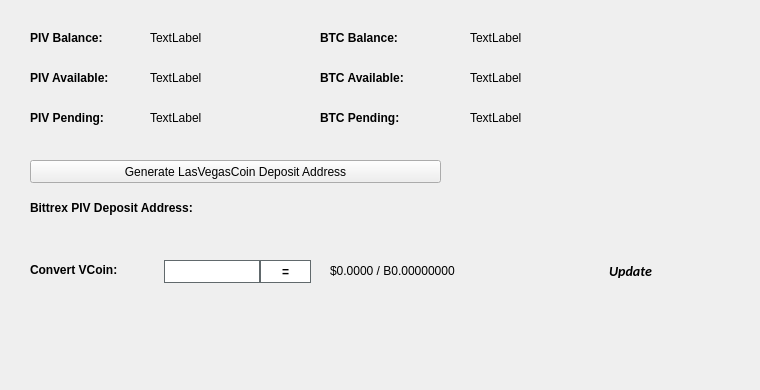
   <widget class="QWidget" name="BalanceTab">
    <attribute name="title">
     <string>Balance</string>
    </attribute>
    <widget class="QLabel" name="BitcoinBalanceLabel">
     <property name="geometry">
      <rect>
       <x>470</x>
       <y>30</y>
       <width>150</width>
       <height>16</height>
      </rect>
     </property>
     <property name="text">
      <string>TextLabel</string>
     </property>
    </widget>
    <widget class="QLabel" name="PIVBalanceLabel">
     <property name="geometry">
      <rect>
       <x>150</x>
       <y>30</y>
       <width>150</width>
       <height>16</height>
      </rect>
     </property>
     <property name="text">
      <string>TextLabel</string>
     </property>
    </widget>
    <widget class="QLabel" name="label_11">
     <property name="geometry">
      <rect>
       <x>30</x>
       <y>30</y>
       <width>101</width>
       <height>16</height>
      </rect>
     </property>
     <property name="font">
      <font>
       <weight>75</weight>
       <bold>true</bold>
      </font>
     </property>
     <property name="text">
      <string>PIV Balance:</string>
     </property>
    </widget>
    <widget class="QLabel" name="label_12">
     <property name="geometry">
      <rect>
       <x>320</x>
       <y>30</y>
       <width>101</width>
       <height>16</height>
      </rect>
     </property>
     <property name="font">
      <font>
       <weight>75</weight>
       <bold>true</bold>
      </font>
     </property>
     <property name="text">
      <string>BTC Balance:</string>
     </property>
    </widget>
    <widget class="QLabel" name="PIVAvailableLabel_2">
     <property name="geometry">
      <rect>
       <x>150</x>
       <y>70</y>
       <width>150</width>
       <height>16</height>
      </rect>
     </property>
     <property name="text">
      <string>TextLabel</string>
     </property>
    </widget>
    <widget class="QLabel" name="label_13">
     <property name="geometry">
      <rect>
       <x>30</x>
       <y>70</y>
       <width>111</width>
       <height>16</height>
      </rect>
     </property>
     <property name="font">
      <font>
       <weight>75</weight>
       <bold>true</bold>
      </font>
     </property>
     <property name="text">
      <string>PIV Available:</string>
     </property>
    </widget>
    <widget class="QLabel" name="label_14">
     <property name="geometry">
      <rect>
       <x>30</x>
       <y>110</y>
       <width>101</width>
       <height>16</height>
      </rect>
     </property>
     <property name="font">
      <font>
       <weight>75</weight>
       <bold>true</bold>
      </font>
     </property>
     <property name="text">
      <string>PIV Pending:</string>
     </property>
    </widget>
    <widget class="QLabel" name="PIVPendingLabel">
     <property name="geometry">
      <rect>
       <x>150</x>
       <y>110</y>
       <width>150</width>
       <height>16</height>
      </rect>
     </property>
     <property name="text">
      <string>TextLabel</string>
     </property>
    </widget>
    <widget class="QLabel" name="label_15">
     <property name="geometry">
      <rect>
       <x>320</x>
       <y>70</y>
       <width>111</width>
       <height>16</height>
      </rect>
     </property>
     <property name="font">
      <font>
       <weight>75</weight>
       <bold>true</bold>
      </font>
     </property>
     <property name="text">
      <string>BTC Available:</string>
     </property>
    </widget>
    <widget class="QLabel" name="BitcoinAvailableLabel">
     <property name="geometry">
      <rect>
       <x>470</x>
       <y>70</y>
       <width>150</width>
       <height>16</height>
      </rect>
     </property>
     <property name="text">
      <string>TextLabel</string>
     </property>
    </widget>
    <widget class="QLabel" name="label_31">
     <property name="geometry">
      <rect>
       <x>320</x>
       <y>110</y>
       <width>111</width>
       <height>16</height>
      </rect>
     </property>
     <property name="font">
      <font>
       <weight>75</weight>
       <bold>true</bold>
      </font>
     </property>
     <property name="text">
      <string>BTC Pending:</string>
     </property>
    </widget>
    <widget class="QLabel" name="BitcoinPendingLabel">
     <property name="geometry">
      <rect>
       <x>470</x>
       <y>110</y>
       <width>150</width>
       <height>16</height>
      </rect>
     </property>
     <property name="text">
      <string>TextLabel</string>
     </property>
    </widget>
    <widget class="QLabel" name="label_33">
     <property name="geometry">
      <rect>
       <x>30</x>
       <y>200</y>
       <width>221</width>
       <height>16</height>
      </rect>
     </property>
     <property name="font">
      <font>
       <weight>75</weight>
       <bold>true</bold>
      </font>
     </property>
     <property name="text">
      <string>Bittrex PIV Deposit Address:</string>
     </property>
    </widget>
    <widget class="QPushButton" name="GenDepositBTN">
     <property name="geometry">
      <rect>
       <x>30</x>
       <y>160</y>
       <width>411</width>
       <height>23</height>
      </rect>
     </property>
     <property name="text">
      <string>Generate LasVegasCoin Deposit Address</string>
     </property>
     <property name="icon">
      <iconset resource="../lasvegascoin.qrc">
       <normaloff>:/icons/bitcoin</normaloff>:/icons/bitcoin</iconset>
     </property>
    </widget>
    <widget class="QLabel" name="DepositAddressLabel">
     <property name="geometry">
      <rect>
       <x>200</x>
       <y>200</y>
       <width>261</width>
       <height>16</height>
      </rect>
     </property>
     <property name="palette">
      <palette>
       <active>
        <colorrole role="WindowText">
         <brush brushstyle="SolidPattern">
          <color alpha="255">
           <red>0</red>
           <green>0</green>
           <blue>0</blue>
          </color>
         </brush>
        </colorrole>
        <colorrole role="Text">
         <brush brushstyle="SolidPattern">
          <color alpha="255">
           <red>0</red>
           <green>0</green>
           <blue>255</blue>
          </color>
         </brush>
        </colorrole>
       </active>
       <inactive>
        <colorrole role="WindowText">
         <brush brushstyle="SolidPattern">
          <color alpha="255">
           <red>0</red>
           <green>0</green>
           <blue>0</blue>
          </color>
         </brush>
        </colorrole>
        <colorrole role="Text">
         <brush brushstyle="SolidPattern">
          <color alpha="255">
           <red>0</red>
           <green>0</green>
           <blue>255</blue>
          </color>
         </brush>
        </colorrole>
       </inactive>
       <disabled>
        <colorrole role="WindowText">
         <brush brushstyle="SolidPattern">
          <color alpha="255">
           <red>120</red>
           <green>120</green>
           <blue>120</blue>
          </color>
         </brush>
        </colorrole>
        <colorrole role="Text">
         <brush brushstyle="SolidPattern">
          <color alpha="255">
           <red>120</red>
           <green>120</green>
           <blue>120</blue>
          </color>
         </brush>
        </colorrole>
       </disabled>
      </palette>
     </property>
     <property name="font">
      <font>
       <weight>75</weight>
       <bold>true</bold>
      </font>
     </property>
     <property name="text">
      <string/>
     </property>
     <property name="alignment">
      <set>Qt::AlignRight|Qt::AlignTrailing|Qt::AlignVCenter</set>
     </property>
     <property name="textInteractionFlags">
      <set>Qt::LinksAccessibleByMouse|Qt::TextSelectableByKeyboard|Qt::TextSelectableByMouse</set>
     </property>
    </widget>
    <widget class="QLabel" name="label_8">
     <property name="geometry">
      <rect>
       <x>460</x>
       <y>300</y>
       <width>281</width>
       <height>81</height>
      </rect>
     </property>
     <property name="text">
      <string/>
     </property>
     <property name="pixmap">
      <pixmap>:/images/bittrex</pixmap>
     </property>
    </widget>
    <widget class="QWidget" name="widgetConversion" native="true">
     <property name="geometry">
      <rect>
       <x>0</x>
       <y>250</y>
       <width>751</width>
       <height>43</height>
      </rect>
     </property>
     <property name="minimumSize">
      <size>
       <width>0</width>
       <height>43</height>
      </size>
     </property>
     <property name="styleSheet">
      <string notr="true"/>
     </property>
     <widget class="QPushButton" name="btnUpdateMarketData">
      <property name="geometry">
       <rect>
        <x>575</x>
        <y>0</y>
        <width>111</width>
        <height>41</height>
       </rect>
      </property>
      <property name="sizePolicy">
       <sizepolicy hsizetype="Expanding" vsizetype="Expanding">
        <horstretch>0</horstretch>
        <verstretch>0</verstretch>
       </sizepolicy>
      </property>
      <property name="font">
       <font>
        <family>calibri</family>
        <pointsize>-1</pointsize>
        <weight>75</weight>
        <italic>true</italic>
        <bold>true</bold>
       </font>
      </property>
      <property name="styleSheet">
       <string notr="true">margin:0px;text-align:center;padding:2px;border-radius:3px;font-style:italic;width:100px;font-size:14px;font-family:calibri;font-weight:600;</string>
      </property>
      <property name="text">
       <string>Update</string>
      </property>
      <property name="iconSize">
       <size>
        <width>150</width>
        <height>35</height>
       </size>
      </property>
      <property name="autoDefault">
       <bool>true</bool>
      </property>
      <property name="default">
       <bool>true</bool>
      </property>
     </widget>
     <widget class="QLabel" name="lblConvertVCoin">
      <property name="geometry">
       <rect>
        <x>30</x>
        <y>10</y>
        <width>131</width>
        <height>20</height>
       </rect>
      </property>
      <property name="styleSheet">
       <string notr="true"/>
      </property>
      <property name="text">
       <string>&lt;html&gt;&lt;head/&gt;&lt;body&gt;&lt;p&gt;&lt;span style=&quot; font-weight:600;&quot;&gt;Convert VCoin:&lt;/span&gt;&lt;/p&gt;&lt;/body&gt;&lt;/html&gt;</string>
      </property>
     </widget>
     <widget class="QLineEdit" name="txtConvertVCoinQty">
      <property name="geometry">
       <rect>
        <x>160</x>
        <y>10</y>
        <width>100</width>
        <height>23</height>
       </rect>
      </property>
      <property name="minimumSize">
       <size>
        <width>100</width>
        <height>23</height>
       </size>
      </property>
      <property name="maximumSize">
       <size>
        <width>100</width>
        <height>16777215</height>
       </size>
      </property>
      <property name="styleSheet">
       <string notr="true">border: 1px solid #61696c;margin-left:4px;</string>
      </property>
     </widget>
     <widget class="QPushButton" name="btnConvertLasVegasCoin">
      <property name="geometry">
       <rect>
        <x>260</x>
        <y>10</y>
        <width>51</width>
        <height>23</height>
       </rect>
      </property>
      <property name="minimumSize">
       <size>
        <width>0</width>
        <height>23</height>
       </size>
      </property>
      <property name="styleSheet">
       <string notr="true">border:1px solid #61696c;background:white;font-weight:600;</string>
      </property>
      <property name="text">
       <string>=</string>
      </property>
     </widget>
     <widget class="QLabel" name="lblConvertVCoinResults">
      <property name="geometry">
       <rect>
        <x>330</x>
        <y>0</y>
        <width>201</width>
        <height>41</height>
       </rect>
      </property>
      <property name="styleSheet">
       <string notr="true"/>
      </property>
      <property name="text">
       <string>$0.0000 / B0.00000000</string>
      </property>
     </widget>
     <widget class="QLabel" name="iconOverviewUpdateWait">
      <property name="geometry">
       <rect>
        <x>670</x>
        <y>10</y>
        <width>24</width>
        <height>24</height>
       </rect>
      </property>
      <property name="text">
       <string/>
      </property>
      <property name="pixmap">
       <pixmap resource="../lasvegascoin.qrc">:/icons/transaction_1</pixmap>
      </property>
      <property name="scaledContents">
       <bool>true</bool>
      </property>
      <property name="alignment">
       <set>Qt::AlignCenter</set>
      </property>
     </widget>
    </widget>
   </widget>
